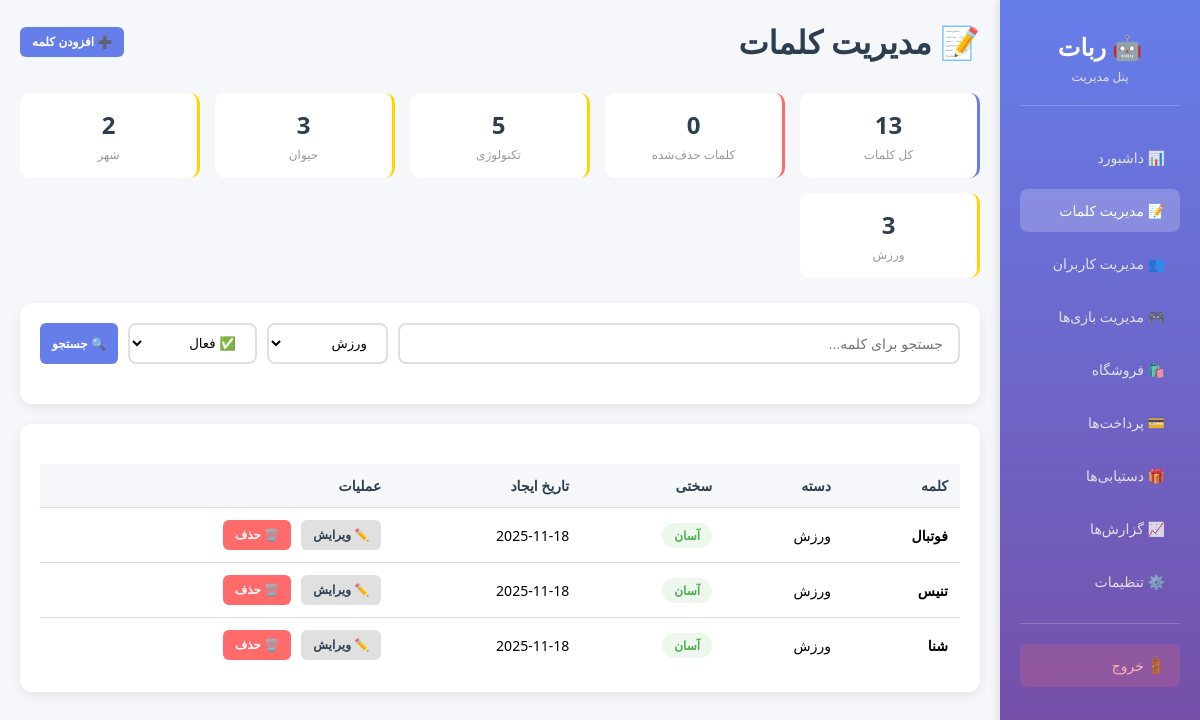
Screenshot of /admin/words.php?category=ورزش (signed in) with the database file from the repository.
### tables this page shows
CREATE TABLE words (
    id INT PRIMARY KEY AUTO_INCREMENT,
    word VARCHAR(255) NOT NULL UNIQUE,
    category VARCHAR(100),
    difficulty ENUM('آسان', 'متوسط', 'سخت') DEFAULT 'متوسط',
    is_active TINYINT DEFAULT 1,
    created_at TIMESTAMP DEFAULT CURRENT_TIMESTAMP,
    INDEX idx_category (category),
    INDEX idx_difficulty (difficulty),
    INDEX idx_active (is_active)
);

### Database.php (called while the page is built, shortened)
<?php
class Database {
    private $conn;
    public function __construct() {
        $this->conn = new mysqli(DB_HOST, DB_USER, DB_PASS, DB_NAME);
        $this->conn->set_charset("utf8mb4");
        $this->conn->query("SET NAMES utf8mb4");
    }
    public function query($sql, $types = "", $params = []) {
        $stmt = $this->conn->prepare($sql);
        if (!empty($types) && !empty($params)) {
            $stmt->bind_param($types, ...$params);
        }
        if (!$stmt->execute()) {
            $this->lastError = $stmt->error;
            $this->logError('Execute Error: ' . $sql . ' | ' . $this->lastError);
            return null;
        }
        return $stmt;
    }
    public function select($sql, $types = "", $params = []) {
        $stmt = $this->query($sql, $types, $params);
        $result = $stmt->get_result();
        $data = $result->fetch_all(MYSQLI_ASSOC);
        return $data ?: [];
    }
    public function selectOne($sql, $types = "", $params = []) {
        $result = $this->select($sql, $types, $params);
        return !empty($result) ? $result[0] : null;
    }
    public function count($table, $where = "", $types = "", $params = []) {
        $sql = "SELECT COUNT(*) as count FROM $table";
        if (!empty($where)) {
            $sql .= " WHERE $where";
        }
        $result = $this->selectOne($sql, $types, $params);
        return $result['count'] ?? 0;
    }
}
?>

### init.php (called while the page is built, shortened)
<?php
require_once 'Database.php';
$db = new Database();
function sanitize_input($data) {
    return htmlspecialchars(trim($data), ENT_QUOTES, 'UTF-8');
}

### admin/words.php (the view, shortened to what this page needs)
<?php
require_once '../init.php';
$filter = $_GET['filter'] ?? 'active';
$search = sanitize_input($_GET['search'] ?? '');
$category_filter = sanitize_input($_GET['category'] ?? '');
$params = [];
$types = '';
$whereClause = $filter === 'active' ? "is_active = 1" : "is_active = 0";
if (!empty($category_filter)) {
    $whereClause .= " AND category = ?";
    $params[] = $category_filter;
    $types .= "s";
}
$words = $db->select("SELECT * FROM words WHERE $whereClause ORDER BY created_at DESC", $types, $params);
$categories = $db->select("SELECT DISTINCT category FROM words WHERE is_active = 1 ORDER BY category");
$totalWords = $db->count('words', "is_active = 1");
$deletedWords = $db->count('words', "is_active = 0");
$wordStats = $db->select("SELECT category, COUNT(*) as count FROM words WHERE is_active = 1 GROUP BY category");
?>
<!DOCTYPE html>
<html lang="fa" dir="rtl">
<head>
    <link rel="stylesheet" href="styles.css">
</head>
<body>
    <nav class="sidebar">
        <div class="sidebar-header">
            <h2>🤖 ربات</h2>
            <p>پنل مدیریت</p>
        </div>
        <ul class="nav-menu">
            <li class="nav-item"><a href="dashboard.php" class="nav-link">📊 داشبورد</a></li>
            <li class="nav-item"><a href="words.php" class="nav-link active">📝 مدیریت کلمات</a></li>
            <li class="nav-item"><a href="users.php" class="nav-link">👥 مدیریت کاربران</a></li>
            <li class="nav-item"><a href="games.php" class="nav-link">🎮 مدیریت بازی‌ها</a></li>
            <li class="nav-item"><a href="shop.php" class="nav-link">🛍️ فروشگاه</a></li>
            <li class="nav-item"><a href="payments.php" class="nav-link">💳 پرداخت‌ها</a></li>
            <li class="nav-item"><a href="achievements.php" class="nav-link">🎁 دستیابی‌ها</a></li>
            <li class="nav-item"><a href="reports.php" class="nav-link">📈 گزارش‌ها</a></li>
            <li class="nav-item"><a href="settings.php" class="nav-link">⚙️ تنظیمات</a></li>
        </ul>
        <div class="logout-btn">
            <a href="logout.php" class="logout-link">🚪 خروج</a>
        </div>
    </nav>
    <div class="main-content">
        <div class="content-header">
            <h1>📝 مدیریت کلمات</h1>
            <button class="btn btn-primary" onclick="openAddWordModal()">➕ افزودن کلمه</button>
        </div>
        <div class="stats-row">
            <div class="stat-mini">
                <div class="value"><?php echo $totalWords; ?></div>
                <div class="label">کل کلمات</div>
            </div>
            <div class="stat-mini" style="border-right-color: var(--danger);">
                <div class="value"><?php echo $deletedWords; ?></div>
                <div class="label">کلمات حذف‌شده</div>
            </div>
            <?php foreach ($wordStats as $stat): ?>
            <div class="stat-mini" style="border-right-color: var(--warning);">
                <div class="value"><?php echo $stat['count']; ?></div>
                <div class="label"><?php echo htmlspecialchars($stat['category']); ?></div>
            </div>
            <?php endforeach; ?>
        </div>
        <div class="card">
            <div class="card-body">
                <form method="GET" class="search-bar">
                    <input
                        type="text"
                        name="search"
                        class="search-input"
                        placeholder="جستجو برای کلمه..."
                        value="<?php echo htmlspecialchars($search); ?>"
                    >
                    <select name="category" class="filter-select">
                        <?php foreach ($categories as $cat): ?>
                        <option value="<?php echo htmlspecialchars($cat['category']); ?>"
                            <?php echo $category_filter === $cat['category'] ? 'selected' : ''; ?>>
                            <?php echo htmlspecialchars($cat['category']); ?>
                        </option>
                        <?php endforeach; ?>
                    </select>
                    <select name="filter" class="filter-select">
                        <option value="active" <?php echo $filter === 'active' ? 'selected' : ''; ?>>✅ فعال</option>
                    </select>
                    <button type="submit" class="btn btn-primary">🔍 جستجو</button>
                </form>
            </div>
        </div>
        <div class="card">
            <div class="card-body">
                <table class="words-table">
                    <thead>
                        <tr>
                            <th>کلمه</th>
                            <th>دسته</th>
                            <th>سختی</th>
                            <th>تاریخ ایجاد</th>
                            <th>عملیات</th>
                        </tr>
                    </thead>
                    <tbody>
                        <?php if (empty($words)): ?>
                        <tr>
                            <td colspan="5" style="text-align: center; color: #999;">هیچ کلمه‌ای یافت نشد</td>
                        </tr>
                        <?php else: ?>
                            <?php foreach ($words as $word): ?>
                            <tr>
                                <td><strong><?php echo htmlspecialchars($word['word']); ?></strong></td>
                                <td><?php echo htmlspecialchars($word['category']); ?></td>
                                <td>
                                    <?php
                                    $diffClass = [
                                        'آسان' => 'difficulty-easy',
                                        'متوسط' => 'difficulty-medium',
                                        'سخت' => 'difficulty-hard'
                                    ][$word['difficulty']] ?? 'difficulty-easy';
                                    ?>
                                    <span class="difficulty-badge <?php echo $diffClass; ?>">
                                        <?php echo htmlspecialchars($word['difficulty']); ?>
                                    </span>
                                </td>
                                <td><?php echo date('Y-m-d', strtotime($word['created_at'])); ?></td>
                                <td>
                                    <div class="action-buttons">
                                        <button class="btn btn-secondary" onclick='editWord(<?php echo json_encode($word, JSON_UNESCAPED_UNICODE); ?>)'>✏️ ویرایش</button>
                                        <?php if ($filter === 'active'): ?>
                                        <form method="POST" style="display: inline;" onsubmit="return confirm('آیا مطمئن هستید؟');">
                                            <button type="submit" class="btn btn-danger">🗑️ حذف</button>
                                        </form>
                                        <?php endif; ?>
                                    </div>
                                </td>
                            </tr>
                            <?php endforeach; ?>
                        <?php endif; ?>
                    </tbody>
                </table>
            </div>
        </div>
    </div>
</body>
</html>

### admin/styles.css (style rules this page uses)
* { margin: 0; padding: 0; box-sizing: border-box; }
:root { --primary: #667eea; --primary-dark: #5568d3; --secondary: #764ba2; --success: #4CAF50; --warning: #FFD700; --danger: #ff6b6b; --dark: #2c3e50; --light: #ecf0f1; --white: #ffffff; --border: #e0e0e0; }
html, body { height: 100%; font-family: 'Segoe UI', Tahoma, sans-serif; background: #f5f7fa; }
body { display: flex; }
.sidebar { width: 250px; background: linear-gradient(180deg, var(--primary), var(--secondary)); color: white; padding: 30px 20px; height: 100vh; overflow-y: auto; position: fixed; right: 0; z-index: 1000; box-shadow: -2px 0 10px rgba(0, 0, 0, 0.1); }
.sidebar-header { margin-bottom: 30px; text-align: center; padding-bottom: 20px; border-bottom: 1px solid rgba(255, 255, 255, 0.2); }
.sidebar-header h2 { font-size: 24px; margin-bottom: 5px; }
.sidebar-header p { font-size: 12px; opacity: 0.8; }
.nav-menu { list-style: none; }
.nav-item { margin-bottom: 10px; }
.nav-link { display: flex; align-items: center; padding: 12px 15px; color: rgba(255, 255, 255, 0.8); text-decoration: none; border-radius: 8px; transition: all 0.3s ease; font-size: 14px; cursor: pointer; }
.nav-link.active { background: rgba(255, 255, 255, 0.2); color: white; }
.logout-btn { margin-top: 20px; padding-top: 20px; border-top: 1px solid rgba(255, 255, 255, 0.2); }
.logout-link { display: flex; align-items: center; padding: 12px 15px; background: rgba(255, 107, 107, 0.2); color: #FFB3B3; text-decoration: none; border-radius: 8px; transition: all 0.3s ease; font-size: 14px; cursor: pointer; }
.main-content { margin-right: 250px; flex: 1; padding: 30px; overflow-y: auto; height: 100vh; }
.content-header { display: flex; justify-content: space-between; align-items: center; margin-bottom: 30px; }
.content-header h1 { color: var(--dark); font-size: 32px; }
.card { background: white; border-radius: 12px; box-shadow: 0 4px 12px rgba(0, 0, 0, 0.08); overflow: hidden; margin-bottom: 20px; }
.card-body { padding: 20px; }
table { width: 100%; border-collapse: collapse; font-size: 14px; }
th { background: #f5f7fa; padding: 12px; text-align: right; color: var(--dark); font-weight: 600; border-bottom: 2px solid var(--border); }
td { padding: 12px; border-bottom: 1px solid var(--border); }
tr:last-child td { border-bottom: none; }
.action-buttons { display: flex; gap: 10px; }
.btn { padding: 8px 12px; border: none; border-radius: 6px; cursor: pointer; font-size: 12px; font-weight: 600; transition: all 0.3s ease; text-decoration: none; display: inline-flex; align-items: center; gap: 5px; }
.btn-primary { background: var(--primary); color: white; }
.btn-secondary { background: #e0e0e0; color: var(--dark); }
.btn-danger { background: var(--danger); color: white; }
@media (max-width: 1200px) { .sidebar { width: 200px; } }
@media (max-width: 1200px) { .main-content { margin-right: 200px; padding: 20px; } }
.search-bar { display: flex; gap: 10px; margin-bottom: 20px; flex-wrap: wrap; }
.search-input { flex: 1; min-width: 250px; padding: 10px 15px; border: 2px solid #e0e0e0; border-radius: 8px; font-size: 14px; }
.filter-select { padding: 10px 15px; border: 2px solid #e0e0e0; border-radius: 8px; background: white; cursor: pointer; }
.words-table { width: 100%; margin-top: 20px; }
.words-table th, .words-table td { padding: 12px; text-align: right; border-bottom: 1px solid #e0e0e0; }
.words-table th { background: #f5f7fa; font-weight: 600; color: var(--dark); }
.difficulty-badge { display: inline-block; padding: 4px 12px; border-radius: 20px; font-size: 12px; font-weight: 600; }
.difficulty-easy { background: rgba(76, 175, 80, 0.1); color: var(--success); }
.stats-row { display: grid; grid-template-columns: repeat(auto-fit, minmax(150px, 1fr)); gap: 15px; margin-bottom: 25px; }
.stat-mini { background: white; padding: 15px; border-radius: 10px; text-align: center; border-right: 3px solid var(--primary); }
.stat-mini .value { font-size: 24px; font-weight: 700; color: var(--dark); }
.stat-mini .label { font-size: 12px; color: #999; margin-top: 5px; }

### rows the page displays
words: word "فوتبال", category "ورزش", difficulty "آسان", created_at "2025-11-18"
words: word "تنیس", category "ورزش", difficulty "آسان", created_at "2025-11-18"
words: word "شنا", category "ورزش", difficulty "آسان", created_at "2025-11-18"

### other values shown
$totalWords "13"
$deletedWords "0"
$stat['count'] "5"
$stat['category'] "تکنولوژی"
$stat['count'] "3"
$stat['category'] "حیوان"
$stat['count'] "2"
$stat['category'] "شهر"
$stat['category'] "ورزش"
form field category "ورزش"
